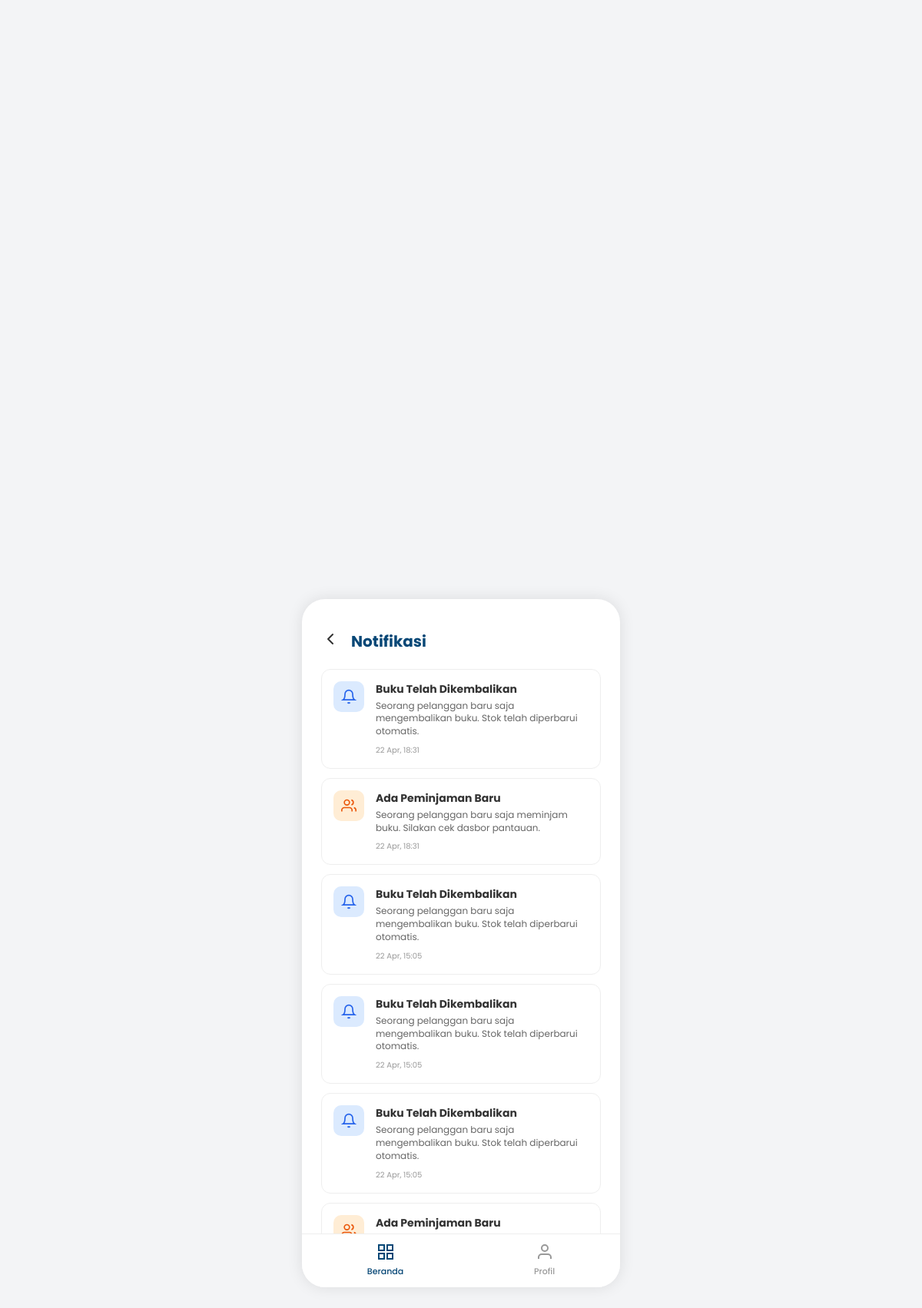
Screenshot of /notifikasi.php (signed in) with the database file from the repository.
### tables this page shows
CREATE TABLE `notifikasi` (
  `id_notif` int(11) NOT NULL,
  `id_user` int(11) NOT NULL,
  `judul` varchar(255) NOT NULL,
  `pesan` text NOT NULL,
  `is_read` tinyint(1) DEFAULT 0,
  `created_at` timestamp NOT NULL DEFAULT current_timestamp()
);

### notifikasi.php (the view, shortened to what this page needs)
<?php
require '../koneksi/koneksi.php';
$user_id = $_SESSION['user_id'];
$query = "SELECT * FROM notifikasi WHERE id_user = $user_id ORDER BY created_at DESC";
$result = mysqli_query($koneksi, $query);
?>
<!DOCTYPE html>
<html lang="id">
<head>
    <link rel="stylesheet" href="../assets/css/style.css">
</head>
<body>
    <div class="mobile-container pb-70">
        <div class="content top-spacing">
            <div class="top-header" style="display:flex; align-items:center; margin-bottom:20px; ">
                <a href="../index.php" class="back-btn" style="margin-right:15px; color:#333;">
                    <svg width="24" height="24" viewBox="0 0 24 24" fill="none" stroke="currentColor" stroke-width="2" stroke-linecap="round" stroke-linejoin="round"><polyline points="15 18 9 12 15 6"></polyline></svg>
                </a>
                <h1 class="title" style="margin:0; font-size:20px;">Notifikasi</h1>
            </div>
            <div class="notif-list">
                <?php if (mysqli_num_rows($result) > 0): ?>
                    <?php while ($row = mysqli_fetch_assoc($result)):
                        $icon_class = "icon-blue";
                        if (strpos($row['judul'], 'Baru') !== false) $icon_class = "icon-orange";
                    ?>
                    <div class="notif-item <?= $row['is_read'] == 0 ? 'unread' : '' ?>">
                        <div class="notif-icon <?= $icon_class ?>">
                            <?php if($icon_class == "icon-green"): ?>
                                <svg width="20" height="20" viewBox="0 0 24 24" fill="none" stroke="currentColor" stroke-width="2"><path d="M22 11.08V12a10 10 0 1 1-5.93-9.14"></path><polyline points="22 4 12 14.01 9 11.01"></polyline></svg>
                            <?php elseif($icon_class == "icon-orange"): ?>
                                <svg width="20" height="20" viewBox="0 0 24 24" fill="none" stroke="currentColor" stroke-width="2"><path d="M17 21v-2a4 4 0 0 0-4-4H5a4 4 0 0 0-4 4v2"></path><circle cx="9" cy="7" r="4"></circle><path d="M23 21v-2a4 4 0 0 0-3-3.87"></path><path d="M16 3.13a4 4 0 0 1 0 7.75"></path></svg>
                            <?php else: ?>
                                <svg width="20" height="20" viewBox="0 0 24 24" fill="none" stroke="currentColor" stroke-width="2"><path d="M18 8A6 6 0 0 0 6 8c0 7-3 9-3 9h18s-3-2-3-9"></path><path d="M13.73 21a2 2 0 0 1-3.46 0"></path></svg>
                            <?php endif; ?>
                        </div>
                        <div style="flex:1;">
                            <div class="notif-title"><?= htmlspecialchars($row['judul']) ?></div>
                            <div class="notif-msg"><?= htmlspecialchars($row['pesan']) ?></div>
                            <div class="notif-time"><?= date('d M, H:i', strtotime($row['created_at'])) ?></div>
                        </div>
                    </div>
                    <?php endwhile; ?>
                <?php endif; ?>
            </div>
        </div>
        <div class="bottom-nav">
            <a href="../index.php" class="nav-item active">
                <svg width="24" height="24" viewBox="0 0 24 24" fill="none" stroke="currentColor" stroke-width="2"><rect x="3" y="3" width="7" height="7"></rect><rect x="14" y="3" width="7" height="7"></rect><rect x="14" y="14" width="7" height="7"></rect><rect x="3" y="14" width="7" height="7"></rect></svg>
                <span>Beranda</span>
            </a>
            <a href="profil.php" class="nav-item">
                <svg width="24" height="24" viewBox="0 0 24 24" fill="none" stroke="currentColor" stroke-width="2"><path d="M20 21v-2a4 4 0 0 0-4-4H8a4 4 0 0 0-4 4v2"></path><circle cx="12" cy="7" r="4"></circle></svg>
                <span>Profil</span>
            </a>
        </div>
    </div>
</body>
</html>

### style.css (style rules this page uses)
:root { --primary-color: #074776; --secondary-color: #e5f0fa; --border-color: #a7c5df; --text-color: #333333; --bg-color: #ffffff; --error-color: #fca5a5; }
* { margin: 0; padding: 0; box-sizing: border-box; font-family: 'Poppins', sans-serif; }
body { background-color: #f3f4f6; display: flex; justify-content: center; align-items: center; min-height: 100vh; }
.mobile-container { width: 100%; max-width: 414px; height: 100vh; max-height: 100vh; background-color: var(--bg-color); box-shadow: 0 0 20px rgba(0, 0, 0, 0.1); position: relative; overflow: hidden; display: flex; flex-direction: column; }
@media (min-width: 415px) { .mobile-container { height: 90vh; max-height: 896px; border-radius: 30px; margin: 20px 0; } }
.content { flex: 1; padding: 30px 25px; display: flex; flex-direction: column; overflow-y: auto; }
.content { -ms-overflow-style: none; scrollbar-width: none; }
h1.title { color: var(--primary-color); text-align: center; font-size: 28px; font-weight: 700; margin-bottom: 30px; }
.top-spacing { padding-top: 40px !important; }
.pb-70 { padding-bottom: 70px; }
.bottom-nav { position: absolute; bottom: 0; left: 0; width: 100%; height: 70px; background: white; border-top: 1px solid #eee; display: flex; justify-content: space-around; align-items: center; }
.nav-item { display: flex; flex-direction: column; align-items: center; gap: 5px; color: #999; text-decoration: none; font-size: 11px; font-weight: 500; }
.nav-item.active { color: var(--primary-color); }

### notifikasi.php (style rules this page uses)
.notif-item { background: white; border: 1px solid #eee; border-radius: 12px; padding: 15px; margin-bottom: 12px; display: flex; gap: 15px; position: relative; }
.notif-icon { width: 40px; height: 40px; border-radius: 10px; display: flex; align-items: center; justify-content: center; flex-shrink: 0; }
.icon-blue { background: #dbeafe; color: #2563eb; }
.icon-orange { background: #ffedd5; color: #ea580c; }
.notif-title { font-weight: 700; font-size: 14px; margin-bottom: 3px; color: #333; }
.notif-msg { font-size: 12px; color: #666; line-height: 1.4; }
.notif-time { font-size: 10px; color: #999; margin-top: 8px; }

### rows the page displays
notifikasi: judul "Buku Telah Dikembalikan", pesan "Seorang pelanggan baru saja mengembalikan buku. Stok telah diperbarui otomatis.", created_at "22 Apr, 18:31"
notifikasi: judul "Ada Peminjaman Baru", pesan "Seorang pelanggan baru saja meminjam buku. Silakan cek dasbor pantauan.", created_at "22 Apr, 18:31"
notifikasi: judul "Buku Telah Dikembalikan", pesan "Seorang pelanggan baru saja mengembalikan buku. Stok telah diperbarui otomatis.", created_at "22 Apr, 15:05"
notifikasi: judul "Buku Telah Dikembalikan", pesan "Seorang pelanggan baru saja mengembalikan buku. Stok telah diperbarui otomatis.", created_at "22 Apr, 15:05"
notifikasi: judul "Buku Telah Dikembalikan", pesan "Seorang pelanggan baru saja mengembalikan buku. Stok telah diperbarui otomatis.", created_at "22 Apr, 15:05"
notifikasi: judul "Ada Peminjaman Baru"
